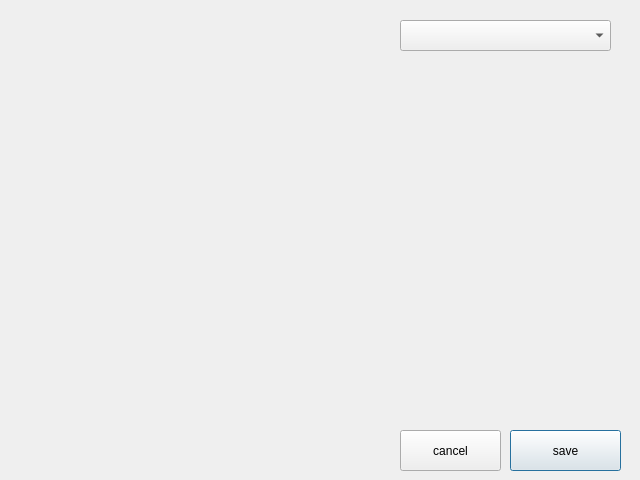
<?xml version="1.0" encoding="UTF-8"?>
<ui version="4.0">
 <class>Settings</class>
 <widget class="QDialog" name="Settings">
  <property name="geometry">
   <rect>
    <x>0</x>
    <y>0</y>
    <width>640</width>
    <height>480</height>
   </rect>
  </property>
  <property name="windowTitle">
   <string>Dialog</string>
  </property>
  <widget class="QPushButton" name="pushButton">
   <property name="geometry">
    <rect>
     <x>510</x>
     <y>430</y>
     <width>111</width>
     <height>41</height>
    </rect>
   </property>
   <property name="text">
    <string>save</string>
   </property>
  </widget>
  <widget class="QPushButton" name="pushButton_2">
   <property name="geometry">
    <rect>
     <x>400</x>
     <y>430</y>
     <width>101</width>
     <height>41</height>
    </rect>
   </property>
   <property name="text">
    <string>cancel</string>
   </property>
  </widget>
  <widget class="QComboBox" name="comboBox">
   <property name="geometry">
    <rect>
     <x>400</x>
     <y>20</y>
     <width>211</width>
     <height>31</height>
    </rect>
   </property>
   <property name="currentText">
    <string/>
   </property>
  </widget>
 </widget>
 <resources/>
 <connections/>
</ui>
